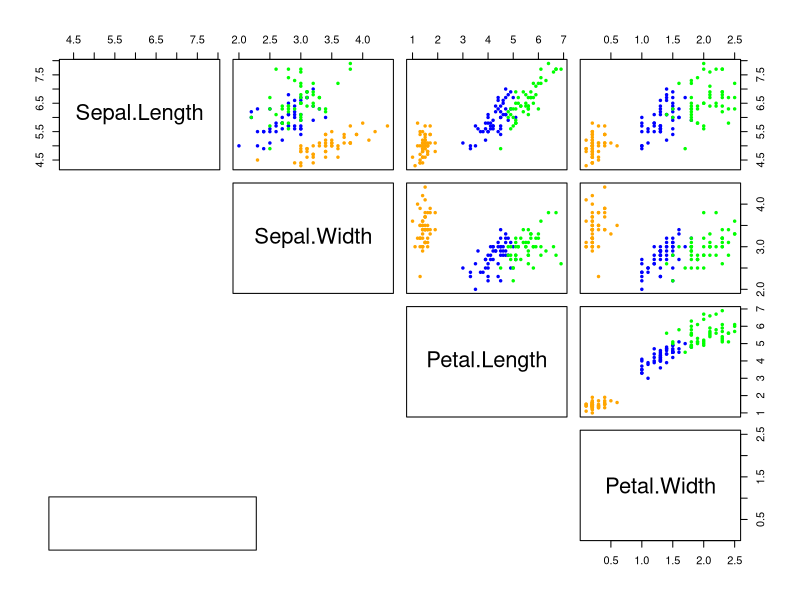

Source code (R): (Note: this script raises an error after producing the figure.)
dev.off()

my_cols <- c("orange", "blue", "green")
pairs(iris[,1:4], pch = 19, cex = 0.5, col = my_cols[iris$Species], lower.panel=NULL)
par(xpd = TRUE, oma = c(1,1,1,1))
legend("bottomleft", fill = unique(my_col[iris$Species]), legend=c("S1","S2", "S3"), horiz=TRUE)